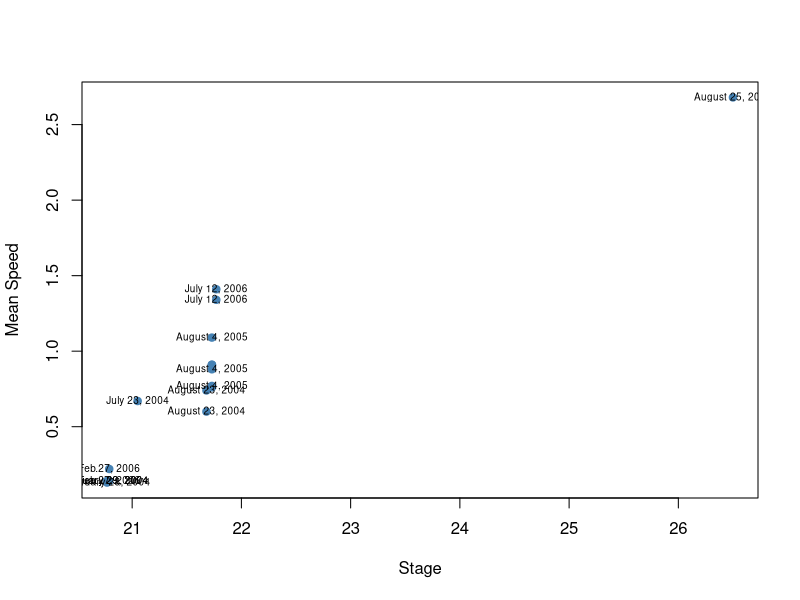
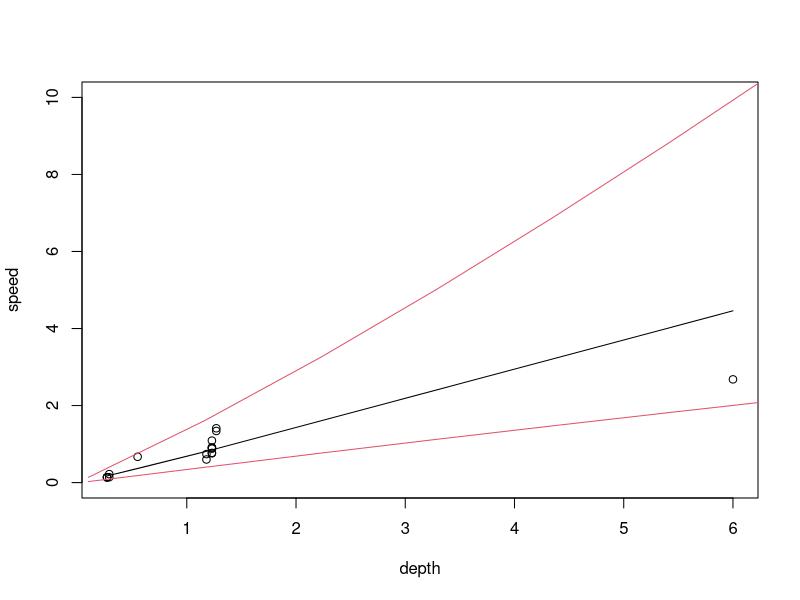
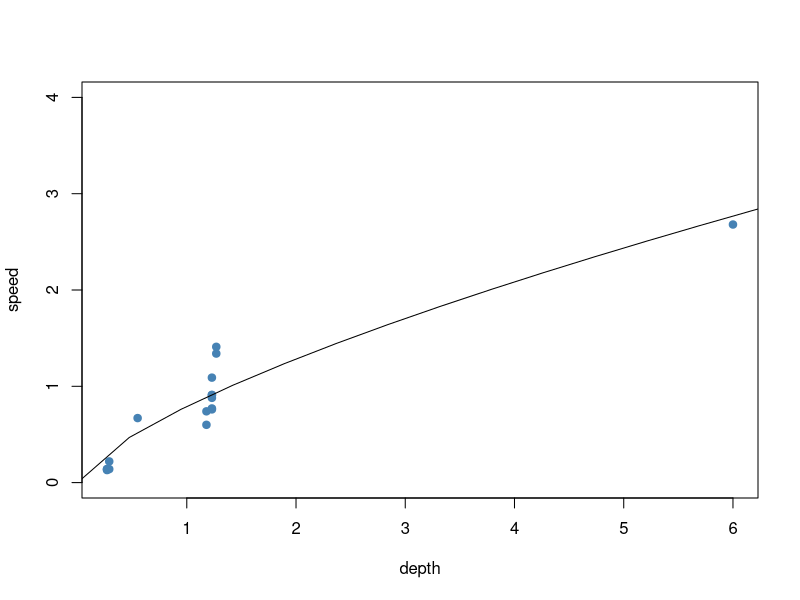
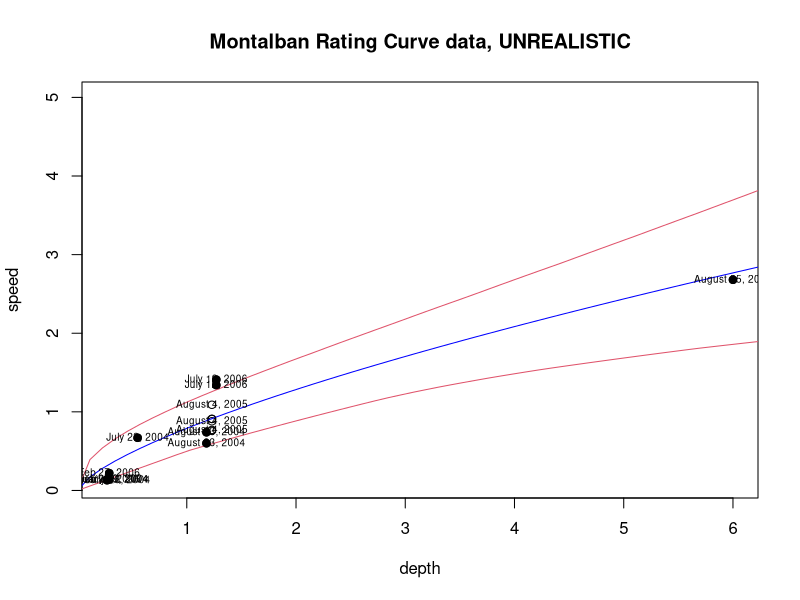
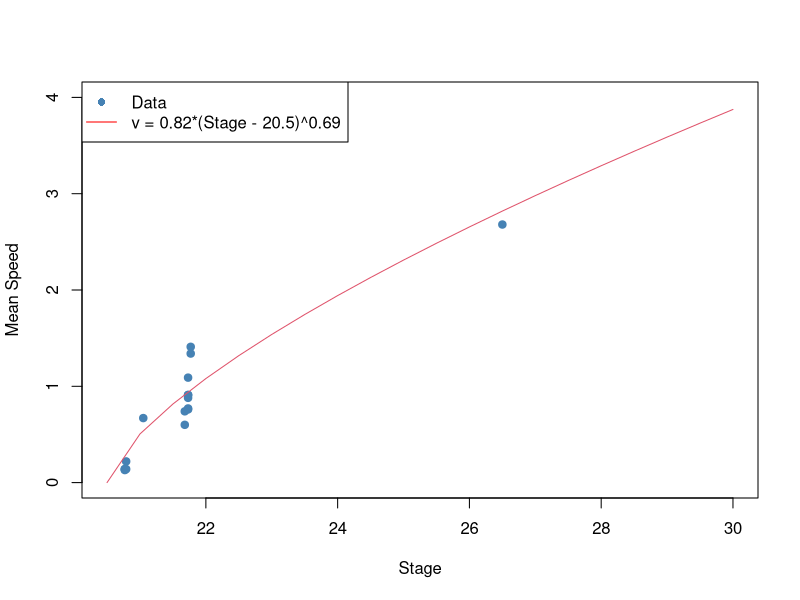
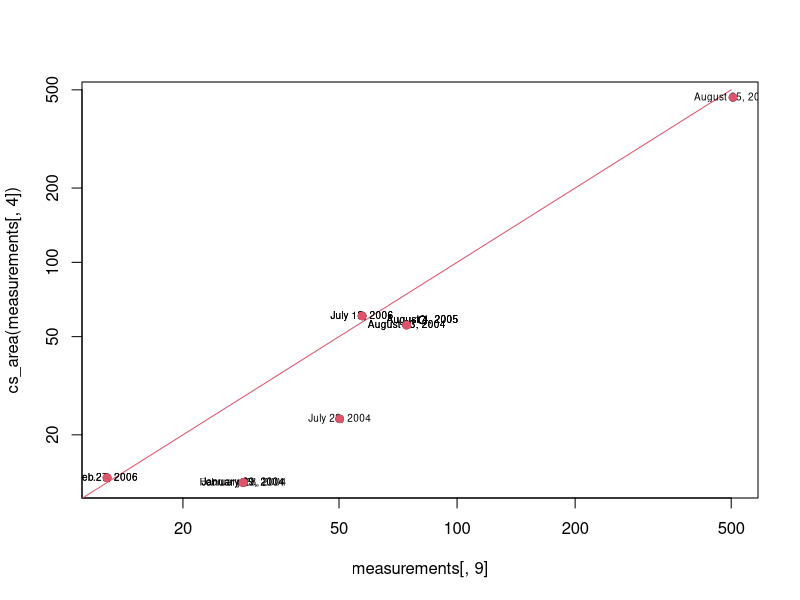
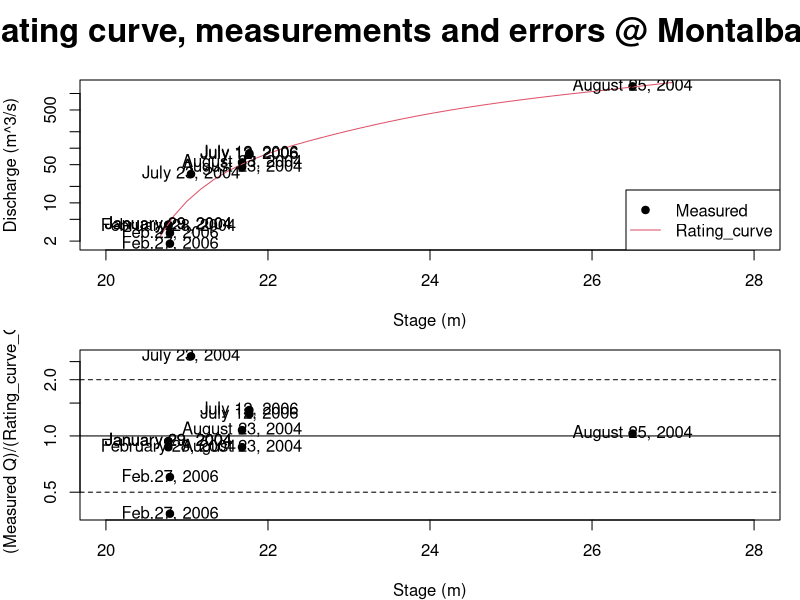

Source code (R) for these figures, in order:
## R code to fit a velocity curve to the montalban data.

# Read in the data, which was pasted into data_montalban.txt from Excel
measurements=read.delim(file='data_montalban.txt',header=F)

# Optionally, we add names to the columns in measurements
names(measurements) = c('Date', 'Site', 'Time', 'Stage', 'Distance', 'Duration', 'Speed', 'Mean Speed', 'Cross-sectional Area', 'Discharge')


# NOTE: On July 23, 2004, there are 2 measurements -- one which an anomolously
# high drouge time. We will have to drop this measurement.
measurements = measurements[measurements$Duration<100,]

# Plot measurements, with the date overlayed
plot(measurements[,4], measurements[,8], xlab='Stage', ylab='Mean Speed', col='steelblue', pch=19)
text(measurements[,4], measurements[,8], labels=measurements[,1], cex=0.6)


# Try fitting a relation:
# Speed ~ a*depth^b.
# using nonlinear least squares. 
# Assume depth = Stage - 20.5 (Seems a reasonable guess).
speed=measurements[,8]
stage=measurements[,4]
curve1=nls(speed ~ a*(stage-20.5)^b, start=list(a=0.5, b=0.5)) # This is the curve fitting routine
summary(curve1)
confint(curve1) # Compute confidence intervals for a and b

pdf(file='Montalban_speed_velocity_fit.pdf', width=8.0, height=5.0)
plot(stage, speed, xlab='Stage', ylab='Mean Speed',pch=19,col='steelblue', xlim=c(20.5,30), ylim=c(0,4))
points(seq(20.5, 30,len=20), 0.8162*( (seq(20.5,30,len=20)-20.5)^0.6919),t='l',col=2)
legend('topleft', c('Data', 'v = 0.82*(Stage - 20.5)^0.69'), lty=c(0,1), lwd=c(0,1), col=c('steelblue', 'red'), pch=c(19,NA))
dev.off()
# Note that b ~= 2/3
# This is consistent with a Manning relation: Speed = (n/sqrt(Sf))*(depth)^(2/3)
#
# We may approximate Sf as the water slope, ~= 5/8700 based on comparing water
# levels at Sto Nino and Nangka (which are separated by about 8700m) 
# Substituting this into the equation suggests n~=0.02 if a=0.8
# This seems physically reasonable, i.e. within the typical range of
# manning's coefficient 

curve2=nls(speed ~ a*(stage-20.5)^0.67, start=list(a=0.5)) # This is the curve fitting routine

# We can combine this with a Stage- Area relation to get a rating curve.

# To get a stage-area relation that is also valid for high flows, we need data extending up to that range.

#xsect=read.delim('montalban_xsection_2006.txt')
xsect=read.table('Composite_cross_section.txt')
xsect[,2]=xsect[,2]+10.47 # Add MSL to make the script consistent with previous versions

cs_area<-function(Stage){

    # Approximate the cross-section using 1000 equally spaced points
    f<-approx(xsect[,1], xsect[,2], n=1000)

    output=Stage*NA
    # Numerical integration to get cross-sectional area.
    for(i in 1:length(Stage)){
        s=Stage[i]
        output[i] = sum(pmax(s-f$y,0.0))*(f$x[2]-f$x[1])    
    }

    output
}

discharge_2006<-function(Stage){
    cs_area(Stage)*0.82*(Stage-20.5)^0.69
}


# Read in the montalban data
mont_WL = read.csv(file='montWL.csv', header=F, na.strings='no_data')
in2006 = which(mont_WL[,2]==2006)
in2006_2011=which((mont_WL[,2]==2006)|(mont_WL[,2]==2007)|(mont_WL[,2]==2008)|(mont_WL[,2]==2009)|(mont_WL[,2]==2010)|(mont_WL[,2]==2011))

# Compute discharge in 2006
mont_Q_2006 = discharge_2006(mont_WL[in2006, 6])
mont_Q_2006_2011 = discharge_2006(mont_WL[in2006_2011, 6])

# Write out the stage and discharge in 2006
write.table(cbind(mont_WL[in2006,1:6], mont_Q_2006), file='montalban_2006.csv',row.names=F,col.names=F, quote=F, sep=",") 
write.table(cbind(mont_WL[in2006_2011,1:6], mont_Q_2006_2011), file='montalban_2006_2011.csv',row.names=F,col.names=F, quote=F, sep=",") 



### Let's consider confidence intervals for the regression.
### Variables are 'speed' and 'depth' = stage -20.5
depth=stage-20.5
# If speed=a*depth^(b)*epsilon then log(speed) = log(a) + b*log(depth) + log(epsilon)
# Although this assumes a particular error structure
logspeed=log(speed)
logdepth=log(depth)

mod_log=lm(logspeed~logdepth)

# Compute prediction confidence intervals
drange=log(seq(0.1,15,len=15))
log_prediction=predict(mod_log, data.frame(logdepth=drange), interval='prediction')

# Plot
plot(depth, speed, ylim=c(0,10))
a=exp(coef(mod_log)[1])
b=coef(mod_log)[2]

points(depth, a*depth^b,t='l')
points(exp(drange), exp(log_prediction[,2]),t='l',col=2)
points(exp(drange), exp(log_prediction[,3]),t='l',col=2)

#########################################################################################
#
# Profile likelihood methods
#
#
# Best to fit the non-linear model, compute the confidence limits by
# exhaustively searching over the parameter bounds
#
#

# NOTE: Measurements 1:3 on August 4, 2005 are inconsistent with the EFCOS water levels. So I will cut them out of this.
include_pts=7:length(measurements[,1])

# Select points with < 10% error in the area -- see below for justification
# include_pts=which( abs(measurements[,9]/cs_area(measurements[,4]) -1.0) < 0.1)
# Note -- these points are not independent. 
# WITH THE ABOVE CHOICE, WE CANNOT REASONABLY CONSTRAIN THE PARAMETERS. THE ONLY THING WE COULD DO IS DO A FIT OF speed = a*(stage-constant)^b

power_loglik<-function(pars){
    a=pars[1]
    b=pars[2]
    sigma=pars[3]
    # Log likelihood
    sum(dnorm(speed[include_pts], mean= a*depth[include_pts]^b ,sd= sigma, log=T))
    }

# Compute parameter values
myfit=optim(par=c(1,1,1),fn=power_loglik, control=list(fnscale=-1))

# Plot
drange=seq(0,9,len=20)
plot(depth,speed,pch=19,col='steelblue', ylim=c(0,4))
points(drange, myfit$par[1]*drange^(myfit$par[2]),t='l')

# Compute confidence intervals by exhaustively computing the liklihood region
n_increm=200
arange=seq(0.5,1.5,len=n_increm)
brange=seq(0.2,1.,len=n_increm)
sigrange=seq(0.05,0.6,len=n_increm)
loglik_out=array(NA,dim=c(n_increm, n_increm, n_increm))
for(i in 1:n_increm){
    print(i)
    for(j in 1:n_increm){
        for(k in 1:n_increm){
        loglik_out[i,j,k] = power_loglik(c(arange[i], brange[j], sigrange[k]))
        }
    }
}
# According to Bolker, approx confidence intervals come from searching within
# the zone where the log-liklihood is within 2 units of the max
# Alternatively, the likelihood ratio test that Bolker reports gives the following: 
#CI_zone=loglik_out>=(max(loglik_out)- qchisq(0.95,1)/2) # EQN BOLKER

# The above result disagrees with R's confint function. 
# Other texts cite the following formula for the liklihood region FOR SINGLE PARAMETERS
df=length(include_pts)-2
CI_zone_onevar= (loglik_out>=(max(loglik_out)- qf(0.95, 1, df)/2) ) # EQN Donaldson & Schnabel (1985)
# Note that in the limit as the dataset size --> inf, this approaches the
# formula given in Bolker. See the useful facts below

# Donaldson and Schnabel (1985) report that the CONFIDENCE
# REGION (where all parameters are allowed to vary), is
# defined by: 
#
# S(theta) - S(theta_hat) <= (S(theta_hat)/(n-p))*p*qf(1-alpha, p, n-p) 
#
# where S(theta) is the residual sum of squares evaluated at parameter values 'theta',
# 'theta_hat' is the vector of parameter values that minimise S,
# p is  the number of parameters in the distribution, 
# n is the number of data points,
# and alpha is the confidence level (e.g. 5%).
# Note also that S(theta_hat)/(n-p) is an estimate of the residual variance of the model fit 
# The above result can be written as:
# -2*(loglik(theta)-loglik(theta_hat)) <= p*qf(1-alpha, p, n-p)

# On the other hand, the confidence interval about theta_j, a particular variable in theta, is
# the range of values of theta_j which:
#
# maximise( (theta_j - theta_j_hat)^2 ) subject to
# S(theta) - S(theta_hat) <=  S(theta_hat)/(n-p) * qf(1-alpha, 1, n-p)
#
# Note that this formula leads to decent agreement with R.
# It can be written as:
# -2*(loglik(theta) - loglik(theta_hat)) <= qf(1-alpha, 1, n-p)
 
# Compute single variable confidence limits
CI_inds=which(CI_zone_onevar==TRUE,arr.ind=T)
a_ci=arange[range(CI_inds[,1])]
b_ci=brange[range(CI_inds[,2])]
sig_ci=sigrange[range(CI_inds[,3])]

# Compare with nls
v1=speed[include_pts]
v2=depth[include_pts]
mod1=nls(v1~a*v2^b, start=list(a=1,b=1))
confint(mod1)

# Compute joint confidence limits
# EQN Donaldson & Schnabel (1985), and Bates and Watts (1988)
CI_zone_allvar=(loglik_out>=(max(loglik_out)- 2*qf(0.95, 2, df-2)/2) )
CI_inds_all=which(CI_zone_allvar==TRUE,arr.ind=T)
a_ci_all=arange[range(CI_inds_all[,1])]
b_ci_all=brange[range(CI_inds_all[,2])]
sig_ci_all=sigrange[range(CI_inds_all[,3])]

# Useful Facts
# Note: qchisq(prob, 1) = lim(df1-->inf) F(prob,1,df1)
#       df1*lim(df2--> inf) F(prob,df1, df2) = qchisq(prob, df1) 
#        sum( rnorm(k, mean=0, sd=1)^2) has a chisq(x, k) distribution 
#       ( t(n-p, 1-a/2))^2 has an F(1, n-p, 1-a) distribution


drange=seq(0,9,len=80)
# It is expensive to plot all the liklihood points -- sample them instead
speed_upper=drange*NA
speed_lower=drange*NA
for(i in 1:length(drange) ){
    print(i)
    speed_range=range( arange[CI_inds_all[,1]]*drange[i]^brange[CI_inds_all[,2]] ) 
    #speed_range=range( arange[CI_inds[,1]]*drange[i]^brange[CI_inds[,2]] ) 
    speed_lower[i]=speed_range[1]
    speed_upper[i]=speed_range[2]
}

#pdf(file='Montalban_stage_speed_proflik.pdf', width=5.4,height=5.4)
plot(depth, speed, ylim=c(0.1,5),main='Montalban Rating Curve data, UNREALISTIC')
points(drange, speed_upper,t='l',col=2)
points(drange,speed_lower, t='l',col=2)
points(drange, myfit$par[1]*drange^(myfit$par[2]),t='l', col='blue')
points(depth[include_pts], speed[include_pts], pch=19)
text(depth, speed, labels=measurements[,1], cex=0.6)
#dev.off()
# For prediction intervals, see Vecchia and Cooley, 1987. 
# Obviously the data shows evidence of time changes in the rating curve.
# However, how about we assume that the observations characterise the
# uncertainties in the curve that we would expect to experience in applying it.

# Question: Is it plausible that the difference in the July 2006 and August 2004 observations could be due to changes in cross-sectional area?
pdf('Area_fitted_and_observed.pdf', width=5.4, height=5.4)
plot(measurements[,9], cs_area(measurements[,4]),log='xy')
points(1:500,1:500,t='l',col=2)
text(measurements[,9], cs_area(measurements[,4]), measurements[,1], cex=0.6)
points(measurements[include_pts,9], cs_area(measurements[include_pts,4]),col=2,pch=19)
dev.off()
# So either 1) The data is very wrong, or 2) There have been changes in the cross-section. However, there do not seem to be many changes since 2006, in that part of the cross-section captured in the LiDAR. In either case, perhaps it is best to only fit our model to the data that agrees with the modern measurements? [NOTE: If the area estimates were wrong, but the velocity measurements were still correct, then it would be okay to use the old data. However, if the cross-section has just changed, then it would not be okay to use the old data. So the 'safe' thing is to just use the more recent data].

# Select points with < 10% error in the area
keepers=which(abs(measurements[,9]/cs_area(measurements[,4]) -1.0) < 0.1)
# This is so few points that we cannot constrain the error in our curve. The only thing we can do is fit the following.
v_1=speed[keepers]
v_2=measurements$Stage[keepers]
mod2=nls(v_1~a*(v_2-bed)^0.67, start=list(a=1, bed=20))
# This is a crap fit. Suggests that the roughness is really high at low Stages, which is plausible (vegetation etc in the river?). OR, that we have a looped rating curve, which is significantly unsteady. Check water slope / stage relation at this site.
# NOTE: Analysis suggests that although the flow is significantly unsteady, the variation in sqrt(surface slope) (max-min)/min should be only around 20%. We expect the discharge to roughly scale with this. 

# Alternative: Interpolation?
#vel_stage=aggregate(c(0, v_1), list(c(20.1, v_2)), mean)
#velfun=approxfun(vel_stage[,1], vel_stage[,2])
# This is unlikely to be much good.

# Based on analysis of the water levels at montalban and Nangka, we expect the water slope during a flood to varying around (5-7)/5000 or so, due to unsteadyness. This might change the discharge by 20%, assuming velocity and slope^0.5 are linearly related (which won't be true during unsteady flow!)


# Try working directly with discharge (so assuming their xsectional area is correct)
pdf('Rating_curve_performance.pdf', width=10,height=7)
par(mfrow=c(2,1))
par(mar=c(4,4,1,1))
par(oma=c(0,0,3,0))
# Plot of 'measured' with native cross-sectional area, and fitted using 2006 cross-sectional area
Q_tmp = measurements[,8]*measurements[,9]
plot(measurements[include_pts,4], Q_tmp[include_pts], xlab='Stage (m)', ylab='Discharge (m^3/s)', log='y', xlim=c(20,28), pch=19)
points(seq(20.5,27,len=40), discharge_2006(seq(20.5,27,len=40)),t='l',col=2)
text(measurements[include_pts,4], Q_tmp[include_pts],measurements[include_pts,1])
legend('bottomright', c('Measured', 'Rating_curve'), pch=c(19,NA), lty=c(NA,1), col=c(1,2))

# Relative error
plot( measurements[include_pts,4], Q_tmp[include_pts]/discharge_2006(measurements[include_pts,4]), xlab='Stage (m)', ylab='(Measured Q)/(Rating_curve_Q)', log='y', xlim=c(20,28), pch=19)
abline(h=1)
text(measurements[include_pts,4], Q_tmp[include_pts]/discharge_2006(measurements[include_pts,4]), measurements[include_pts,1])
abline(h=0.5,lty='dashed')
abline(h=2,lty='dashed')

title('Rating curve, measurements and errors @ Montalban', cex.main=2, outer=T)
dev.off()
